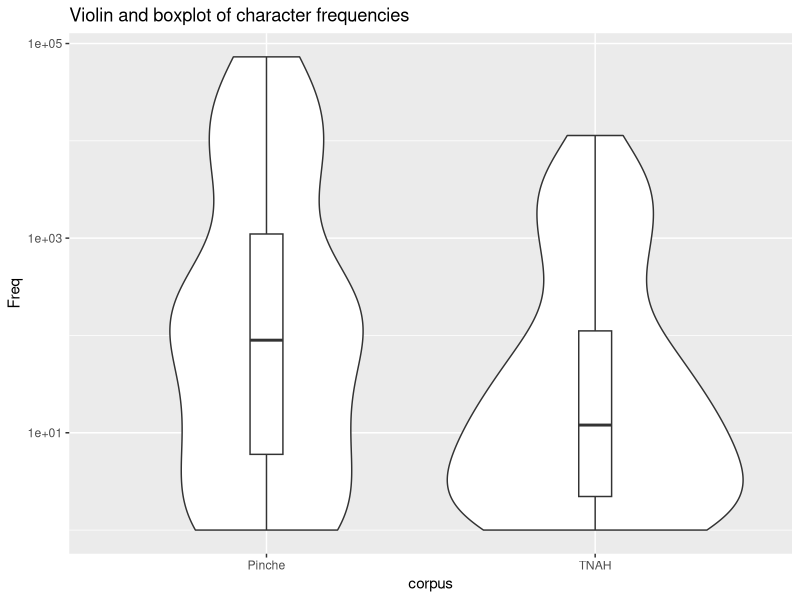

Reproduce this figure in R.
## ---- chunk 1
knitr::opts_chunk$set(echo = TRUE)
## ---- chunk 2
library("ggplot2")
## ---- chunk 3
data = read.csv("pipeline/chars.csv", header = TRUE, row.names = 1)
# c'en est déjà un
#df =  as.data.frame(data)
data = cbind(data, "Pinche")
colnames(data)[2] = "corpus"
## ---- chunk 4
data_students = read.csv("pipeline/chars_students.csv", header = TRUE, row.names = 1)
data_students = cbind(data_students, "TNAH")
colnames(data_students)[2] = "corpus"
## ---- chunk 5
#ggplot(c(df, df_students), aes(x="", y=occs)) + geom_violin() + geom_boxplot(width=0.2) + ylab("Characters with this count") + xlab("Est. count of characters in the TNAH Dataset") + scale_y_log10()
main = "Violin and boxplot of character frequencies"
ylab= "Freq"
df = rbind(data, data_students)
ggplot(df, aes_(x = quote(corpus), y = quote(occs))) +
      ggtitle(main) +
      ylab(ylab) +
#      xlab(xlab) +
      geom_violin() + 
      geom_boxplot(width=0.1) +
      #theme(axis.text.x = element_text(size = rel(0.7))) +
  scale_y_log10()
